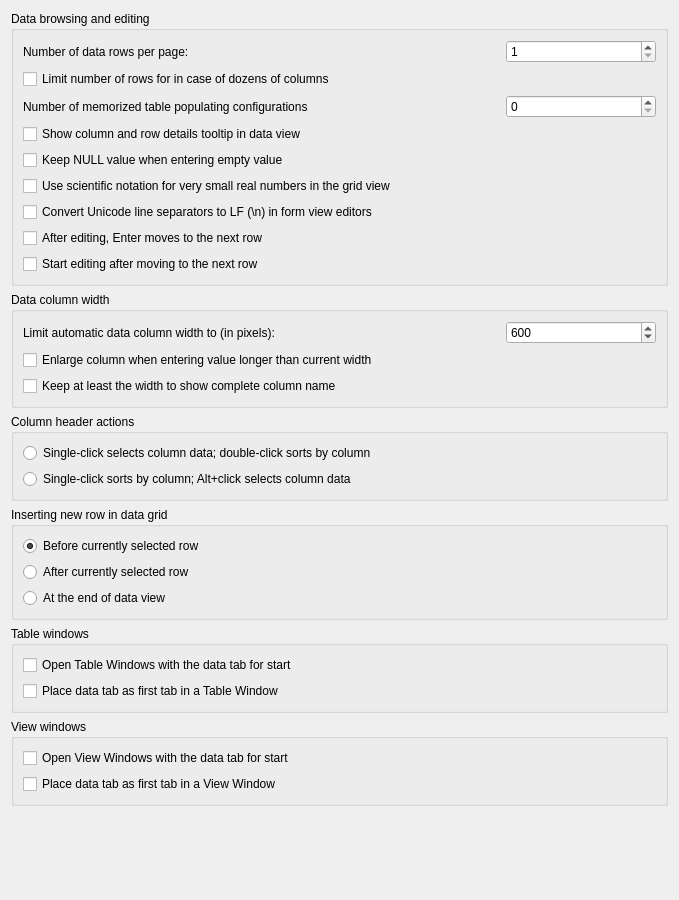
             <widget class="QWidget" name="dataBrowsingScrollAreaContents">
              <property name="geometry">
               <rect>
                <x>0</x>
                <y>0</y>
                <width>679</width>
                <height>900</height>
               </rect>
              </property>
              <layout class="QVBoxLayout" name="verticalLayout_34">
               <item>
                <widget class="QGroupBox" name="dataBrowsingGroup">
                 <property name="title">
                  <string>Data browsing and editing</string>
                 </property>
                 <layout class="QGridLayout" name="gridLayout_2">
                  <item row="0" column="0" colspan="2">
                   <widget class="QLabel" name="rowsPerPageLabel">
                    <property name="text">
                     <string>Number of data rows per page:</string>
                    </property>
                   </widget>
                  </item>
                  <item row="6" column="0" colspan="3">
                   <widget class="QCheckBox" name="useLfForMultilineBox">
                    <property name="toolTip">
                     <string>&lt;html&gt;&lt;head/&gt;&lt;body&gt;&lt;p&gt;Converts Unicode line separators (U+2028, U+2029) to the standard LF (&lt;span style=&quot; font-family:'monospace';&quot;&gt;\n&lt;/span&gt;) character when editing text in form view editor.&lt;/p&gt;&lt;p&gt;Disable to preserve the original characters.&lt;/p&gt;&lt;/body&gt;&lt;/html&gt;</string>
                    </property>
                    <property name="text">
                     <string>Convert Unicode line separators to LF (\n) in form view editors</string>
                    </property>
                    <property name="cfg" stdset="0">
                     <string>General.UseLfForMultilineEditors</string>
                    </property>
                   </widget>
                  </item>
                  <item row="5" column="0" colspan="3">
                   <widget class="QCheckBox" name="useSciFormatForDoublesCheck">
                    <property name="toolTip">
                     <string>&lt;html&gt;&lt;head/&gt;&lt;body&gt;&lt;p&gt;When enabled, Letos automatically switches to scientific notation for very small real numbers (e.g. &lt;span style=&quot; font-style:italic;&quot;&gt;5.3e-21&lt;/span&gt;).&lt;br/&gt;Decimal notation is used for values whose magnitude allows a readable decimal representation.&lt;/p&gt;&lt;p&gt;When disabled, real numbers are always displayed using decimal notation, even if this results in very long fractional parts.&lt;/p&gt;&lt;/body&gt;&lt;/html&gt;</string>
                    </property>
                    <property name="text">
                     <string>Use scientific notation for very small real numbers in the grid view</string>
                    </property>
                    <property name="cfg" stdset="0">
                     <string notr="true">General.UseSciFormatForDoubles</string>
                    </property>
                   </widget>
                  </item>
                  <item row="0" column="2">
                   <widget class="QSpinBox" name="rowsPerPageSpin">
                    <property name="maximumSize">
                     <size>
                      <width>150</width>
                      <height>16777215</height>
                     </size>
                    </property>
                    <property name="minimum">
                     <number>1</number>
                    </property>
                    <property name="maximum">
                     <number>99999</number>
                    </property>
                    <property name="cfg" stdset="0">
                     <string notr="true">General.NumberOfRowsPerPage</string>
                    </property>
                   </widget>
                  </item>
                  <item row="7" column="0">
                   <widget class="QCheckBox" name="advanceRowOnEnterCheck">
                    <property name="toolTip">
                     <string>&lt;html&gt;&lt;head/&gt;&lt;body&gt;&lt;p&gt;When editing a cell, pressing Enter accepts the value and moves to the same column in the next row.&lt;br/&gt;If disabled, the selection stays on the current cell.&lt;/p&gt;&lt;/body&gt;&lt;/html&gt;</string>
                    </property>
                    <property name="text">
                     <string>After editing, Enter moves to the next row</string>
                    </property>
                    <property name="cfg" stdset="0">
                     <string>General.DataEditAutoAdvanceOnEnter</string>
                    </property>
                   </widget>
                  </item>
                  <item row="3" column="0" colspan="3">
                   <widget class="QCheckBox" name="tolltipInDataViewCheck">
                    <property name="toolTip">
                     <string>&lt;p&gt;When this is enabled and user holds mouse pointer over a cell in any data view (query results, a table data, a view data) a tooltip will appear with details about the cell - it includes details like column data type, constraints, ROWID and others.&lt;/p&gt;</string>
                    </property>
                    <property name="text">
                     <string>Show column and row details tooltip in data view</string>
                    </property>
                    <property name="cfg" stdset="0">
                     <string notr="true">General.ShowDataViewTooltips</string>
                    </property>
                   </widget>
                  </item>
                  <item row="2" column="0" colspan="2">
                   <widget class="QLabel" name="memPopulConfigsLabel">
                    <property name="toolTip">
                     <string>&lt;p&gt;Maximum number of configurations of Populate Table dialog stored in configuration. Value of 100 should be sufficient.&lt;/p&gt;</string>
                    </property>
                    <property name="text">
                     <string>Number of memorized table populating configurations</string>
                    </property>
                   </widget>
                  </item>
                  <item row="2" column="2">
                   <widget class="QSpinBox" name="memPopulConfigsCheck">
                    <property name="toolTip">
                     <string>&lt;p&gt;Maximum number of configurations of Populate Table dialog stored in configuration. Value of 100 should be sufficient.&lt;/p&gt;</string>
                    </property>
                    <property name="maximum">
                     <number>999999</number>
                    </property>
                    <property name="cfg" stdset="0">
                     <string notr="true">General.PopulateHistorySize</string>
                    </property>
                   </widget>
                  </item>
                  <item row="1" column="0" colspan="3">
                   <widget class="QCheckBox" name="limitColumnsVsRowsCheck">
                    <property name="toolTip">
                     <string>&lt;html&gt;&lt;head/&gt;&lt;body&gt;&lt;p&gt;If query results contain dozens (or hundreds) of columns, it is more likely that it will exhaust free memory of your computer by loading several gigabytes of data at once. Letos may try to limit number of results displayed on one page in such cases to protect your computer. If you know that you don't work with big values in database, you can disable this limit and you will always see as many rows as defined per page.&lt;/p&gt;&lt;/body&gt;&lt;/html&gt;</string>
                    </property>
                    <property name="text">
                     <string>Limit number of rows for in case of dozens of columns</string>
                    </property>
                    <property name="cfg" stdset="0">
                     <string notr="true">General.LimitRowsForManyColumns</string>
                    </property>
                   </widget>
                  </item>
                  <item row="4" column="0" colspan="3">
                   <widget class="QCheckBox" name="keepNullWhenEmptyCheck">
                    <property name="toolTip">
                     <string>&lt;p&gt;When editing a cell which used to have NULL value and entering empty string as new value, then this option determinates whether the new value should remain NULL (have this option enabled), or should it be overwritten with empty string value (have this option disabled).&lt;/p&gt;</string>
                    </property>
                    <property name="text">
                     <string>Keep NULL value when entering empty value</string>
                    </property>
                    <property name="cfg" stdset="0">
                     <string notr="true">General.KeepNullWhenEmptyValue</string>
                    </property>
                   </widget>
                  </item>
                  <item row="8" column="0">
                   <widget class="QCheckBox" name="editCellAfterAdvancingCheck">
                    <property name="toolTip">
                     <string>&lt;html&gt;&lt;head/&gt;&lt;body&gt;&lt;p&gt;Automatically starts editing the cell in the next row after moving to it with Enter.&lt;/p&gt;&lt;/body&gt;&lt;/html&gt;</string>
                    </property>
                    <property name="text">
                     <string>Start editing after moving to the next row</string>
                    </property>
                    <property name="cfg" stdset="0">
                     <string>General.DataEditAutoAdvanceEdit</string>
                    </property>
                   </widget>
                  </item>
                 </layout>
                </widget>
               </item>
               <item>
                <widget class="QGroupBox" name="dataColumnWdGroup">
                 <property name="title">
                  <string>Data column width</string>
                 </property>
                 <layout class="QGridLayout" name="gridLayout_9">
                  <item row="1" column="0" colspan="2">
                   <widget class="QCheckBox" name="enlargeColumnCheck">
                    <property name="toolTip">
                     <string>&lt;html&gt;&lt;head/&gt;&lt;body&gt;&lt;p&gt;When user enters new value into column and the value is bigger than the current column width, the application will enlarge the column to fit the new value, but not wider than the limit defined in the option above.&lt;/p&gt;&lt;/body&gt;&lt;/html&gt;</string>
                    </property>
                    <property name="text">
                     <string>Enlarge column when entering value longer than current width</string>
                    </property>
                    <property name="cfg" stdset="0">
                     <string notr="true">General.EnlargeColumnForValue</string>
                    </property>
                   </widget>
                  </item>
                  <item row="0" column="1">
                   <widget class="QSpinBox" name="initColWidthLimitSpin">
                    <property name="maximumSize">
                     <size>
                      <width>150</width>
                      <height>16777215</height>
                     </size>
                    </property>
                    <property name="toolTip">
                     <string>&lt;p&gt;When the data is read into grid view columns width is automatically adjusted. This value limits the initial width for the adjustment, but user can still resize the column manually over this limit.&lt;/p&gt;</string>
                    </property>
                    <property name="minimum">
                     <number>10</number>
                    </property>
                    <property name="maximum">
                     <number>99999</number>
                    </property>
                    <property name="value">
                     <number>600</number>
                    </property>
                    <property name="cfg" stdset="0">
                     <string notr="true">General.MaxInitialColumnWith</string>
                    </property>
                   </widget>
                  </item>
                  <item row="0" column="0">
                   <widget class="QLabel" name="initColWidthLimitLabel">
                    <property name="toolTip">
                     <string>&lt;html&gt;&lt;head/&gt;&lt;body&gt;&lt;p&gt;When the data is read into grid view columns width is automatically adjusted. This value limits the initial width for the adjustment, but user can still resize the column manually over this limit. This value is also used when enlarging column upon new, longer value entered by the user (see option below).&lt;/p&gt;&lt;/body&gt;&lt;/html&gt;</string>
                    </property>
                    <property name="text">
                     <string>Limit automatic data column width to (in pixels):</string>
                    </property>
                   </widget>
                  </item>
                  <item row="2" column="0" colspan="2">
                   <widget class="QCheckBox" name="keepColNameCheck">
                    <property name="toolTip">
                     <string>&lt;html&gt;&lt;head/&gt;&lt;body&gt;&lt;p&gt;Initial width of data columns will be set to at least show complete name of the column in the header. This can still be overwritten by the initial limit of column width specified in pixels (the setting above).&lt;/p&gt;&lt;/body&gt;&lt;/html&gt;</string>
                    </property>
                    <property name="text">
                     <string>Keep at least the width to show complete column name</string>
                    </property>
                    <property name="cfg" stdset="0">
                     <string notr="true">General.ColumnWidthForName</string>
                    </property>
                   </widget>
                  </item>
                 </layout>
                </widget>
               </item>
               <item>
                <widget class="QGroupBox" name="columnHdrActionGroup">
                 <property name="title">
                  <string>Column header actions</string>
                 </property>
                 <layout class="QVBoxLayout" name="verticalLayout_25">
                  <item>
                   <widget class="ConfigRadioButton" name="colHdrClickSelectsRadio">
                    <property name="text">
                     <string>Single-click selects column data; double-click sorts by column</string>
                    </property>
                    <property name="cfg" stdset="0">
                     <string>General.SingleColumnClickSort</string>
                    </property>
                    <property name="assignedValue" stdset="0">
                     <bool>false</bool>
                    </property>
                   </widget>
                  </item>
                  <item>
                   <widget class="ConfigRadioButton" name="colHdrClickSortsRadio">
                    <property name="text">
                     <string>Single-click sorts by column; Alt+click selects column data</string>
                    </property>
                    <property name="cfg" stdset="0">
                     <string>General.SingleColumnClickSort</string>
                    </property>
                    <property name="assignedValue" stdset="0">
                     <bool>true</bool>
                    </property>
                   </widget>
                  </item>
                 </layout>
                </widget>
               </item>
               <item>
                <widget class="QGroupBox" name="insertRowPlacementGroup">
                 <property name="title">
                  <string>Inserting new row in data grid</string>
                 </property>
                 <layout class="QVBoxLayout" name="verticalLayout_33">
                  <item>
                   <widget class="ConfigRadioButton" name="insertRowBeforeRadio">
                    <property name="text">
                     <string>Before currently selected row</string>
                    </property>
                    <property name="checked">
                     <bool>true</bool>
                    </property>
                    <property name="assignedValue" stdset="0">
                     <number>0</number>
                    </property>
                    <property name="cfg" stdset="0">
                     <string notr="true">General.InsertRowPlacement</string>
                    </property>
                   </widget>
                  </item>
                  <item>
                   <widget class="ConfigRadioButton" name="insertRowAfterRadio">
                    <property name="text">
                     <string>After currently selected row</string>
                    </property>
                    <property name="assignedValue" stdset="0">
                     <number>1</number>
                    </property>
                    <property name="cfg" stdset="0">
                     <string notr="true">General.InsertRowPlacement</string>
                    </property>
                   </widget>
                  </item>
                  <item>
                   <widget class="ConfigRadioButton" name="insertRowAtEndRadio">
                    <property name="text">
                     <string>At the end of data view</string>
                    </property>
                    <property name="assignedValue" stdset="0">
                     <number>2</number>
                    </property>
                    <property name="cfg" stdset="0">
                     <string notr="true">General.InsertRowPlacement</string>
                    </property>
                   </widget>
                  </item>
                 </layout>
                </widget>
               </item>
               <item>
                <widget class="QGroupBox" name="tableWinGroup">
                 <property name="title">
                  <string>Table windows</string>
                 </property>
                 <layout class="QVBoxLayout" name="verticalLayout_18">
                  <item>
                   <widget class="QCheckBox" name="openTablesOnDataCheck">
                    <property name="toolTip">
                     <string>&lt;p&gt;When enabled, Table Windows will show up with the data tab, instead of the structure tab.&lt;/p&gt;</string>
                    </property>
                    <property name="text">
                     <string>Open Table Windows with the data tab for start</string>
                    </property>
                    <property name="cfg" stdset="0">
                     <string notr="true">General.OpenTablesOnData</string>
                    </property>
                   </widget>
                  </item>
                  <item>
                   <widget class="QCheckBox" name="dataTabInTableAsFirstCheck">
                    <property name="toolTip">
                     <string>&lt;p&gt;When enabled the &quot;Data&quot; tab will be placed as first tab in every Table Window, instead of being at second place.&lt;/p&gt;</string>
                    </property>
                    <property name="text">
                     <string>Place data tab as first tab in a Table Window</string>
                    </property>
                    <property name="cfg" stdset="0">
                     <string notr="true">General.DataTabAsFirstInTables</string>
                    </property>
                   </widget>
                  </item>
                 </layout>
                </widget>
               </item>
               <item>
                <widget class="QGroupBox" name="viewWinGroup">
                 <property name="title">
                  <string>View windows</string>
                 </property>
                 <layout class="QVBoxLayout" name="verticalLayout_19">
                  <item>
                   <widget class="QCheckBox" name="openViewsOnDataCheck">
                    <property name="toolTip">
                     <string>&lt;p&gt;When enabled, View Windows will show up with the data tab, instead of the structure tab.&lt;/p&gt;</string>
                    </property>
                    <property name="text">
                     <string>Open View Windows with the data tab for start</string>
                    </property>
                    <property name="cfg" stdset="0">
                     <string notr="true">General.OpenViewsOnData</string>
                    </property>
                   </widget>
                  </item>
                  <item>
                   <widget class="QCheckBox" name="dataTabInViewAsFirstCheck">
                    <property name="toolTip">
                     <string>&lt;p&gt;When enabled the &quot;Data&quot; tab will be placed as first tab in every View Window, instead of being at second place.&lt;/p&gt;</string>
                    </property>
                    <property name="text">
                     <string>Place data tab as first tab in a View Window</string>
                    </property>
                    <property name="cfg" stdset="0">
                     <string notr="true">General.DataTabAsFirstInViews</string>
                    </property>
                   </widget>
                  </item>
                 </layout>
                </widget>
               </item>
               <item>
                <spacer name="verticalSpacer_6">
                 <property name="orientation">
                  <enum>Qt::Orientation::Vertical</enum>
                 </property>
                 <property name="sizeHint" stdset="0">
                  <size>
                   <width>20</width>
                   <height>40</height>
                  </size>
                 </property>
                </spacer>
               </item>
              </layout>
             </widget>
